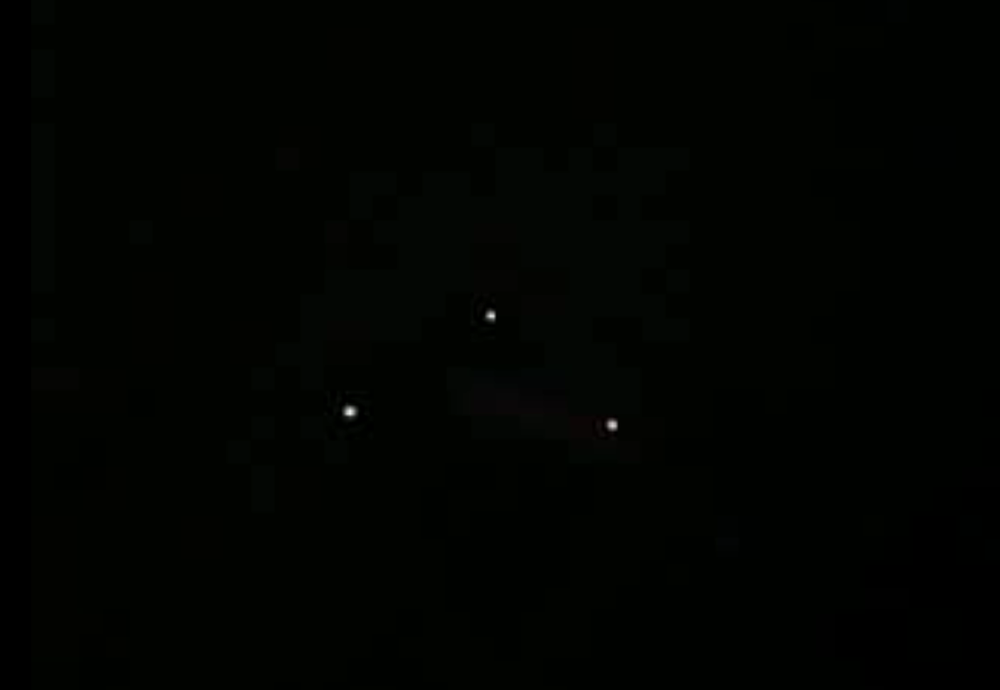
#> input picture ir_beacon_resolve/media/test2.png, 1000 x 690 px, shrunk from 1410 x 973 before the run, found by its file name
$ python beacon_resolve_image.py
#> lines starting #> are read from the running program, lines starting #| are printed output that depends on the picture; after the words box and inside, x2 and y2 are one past the last pixel; in counts of white or black regions, pixels touching at a corner belong together; long printed decimals are rounded
import cv2
import numpy as np

def angle_between(u, v):
    cos_theta = np.dot(u, v) / (np.linalg.norm(u) * np.linalg.norm(v) + 1e-6)
    theta = np.degrees(np.arccos(np.clip(cos_theta, -1, 1)))
    return theta

def rect_score(pts):
    # 计算四边形直角偏差
    score = 0
    for i in range(4):
        p0 = pts[i]
        p1 = pts[(i + 1) % 4]
        p2 = pts[(i + 2) % 4]
        v1 = p1 - p0
        v2 = p2 - p1
        ang = angle_between(v1, v2)
        score += abs(90 - ang)
    return score

# ---------------- 主流程 ----------------
img = cv2.imread('ir_beacon_resolve/media/test2.png')
#> img is the input picture: shape (690, 1000, 3); mean B, G, R 0.5, 3, 1.1
gray = cv2.cvtColor(img, cv2.COLOR_BGR2GRAY)
_, thres = cv2.threshold(gray, 100, 255, cv2.THRESH_BINARY)
#> thres: shape (690, 1000); 0.03% white; 3 white regions
contours, _ = cv2.findContours(thres, cv2.RETR_EXTERNAL, cv2.CHAIN_APPROX_SIMPLE)
#> contours = 3 contours; box (x1, y1, x2, y2) and area: (345, 407, 355, 416) 62, (608, 421, 617, 429) 50, (487, 312, 495, 319) 36

pts = []
for cnt in contours:
    M = cv2.moments(cnt)
    if M["m00"] > 0:
        cx = int(M["m10"] / M["m00"])
        cy = int(M["m01"] / M["m00"])
        pts.append([cx, cy])
        cv2.circle(img, (cx, cy), 5, (0, 255, 0), -1)
#> this loop made 3 passes
#> (cx, cy) on passes 1 to 3: (611, 424), (349, 411), (490, 315)
#> img: shape (690, 1000, 3); 0.04% of pixels changed, all inside (x1, y1, x2, y2) = (344, 310, 617, 430)
#> after the loop, pts = [[611, 424], [349, 411], [490, 315]]

pts = np.array(pts, dtype=np.float32)

if len(pts) == 3:
    A, B, C = pts
#> A = [611, 424]; B = [349, 411]; C = [490, 315]

    # 三种补点方式
    D1 = A + B - C
#> D1 = [470, 520]
    D2 = A + C - B
#> D2 = [752, 328]
    D3 = B + C - A
#> D3 = [228, 302]

    candidates = [
        np.array([A, B, C, D1]),
        np.array([A, B, C, D2]),
        np.array([A, B, C, D3])
    ]
#> candidates = [[[611, 424], [349, 411], [490, 315], [470, 520]], [[611, 424], [349, 411], [490, 315], [752, 328]], [[611, 424], [349, 411], [490, 315], [228, 302]]]

    best_rect = None
    best_score = 1e9

    for cand in candidates:
        score = rect_score(cand)
        if score < best_score:
            best_score = score
            best_rect = cand
#> this loop made 3 passes
#> (score, best_score, best_rect) on pass 1: (185.5, 185.5, [[611, 424], [349, 411], [490, 315], [470, 520]])
#> (cand, score) on passes 2 to 3: ([[611, 424], [349, 411], [490, 315], [752, 328]], 211.6), ([[611, 424], [349, 411], [490, 315], [228, 302]], 256.2)
#> after the loop, best_score = 185.5

    # 确保找到解
    if best_rect is not None:
        rect_pts_int = best_rect.astype(int).reshape((-1, 1, 2))
#> rect_pts_int = [[611, 424], [349, 411], [490, 315], [470, 520]]
        cv2.polylines(img, [rect_pts_int], True, (255, 0, 0), 2)
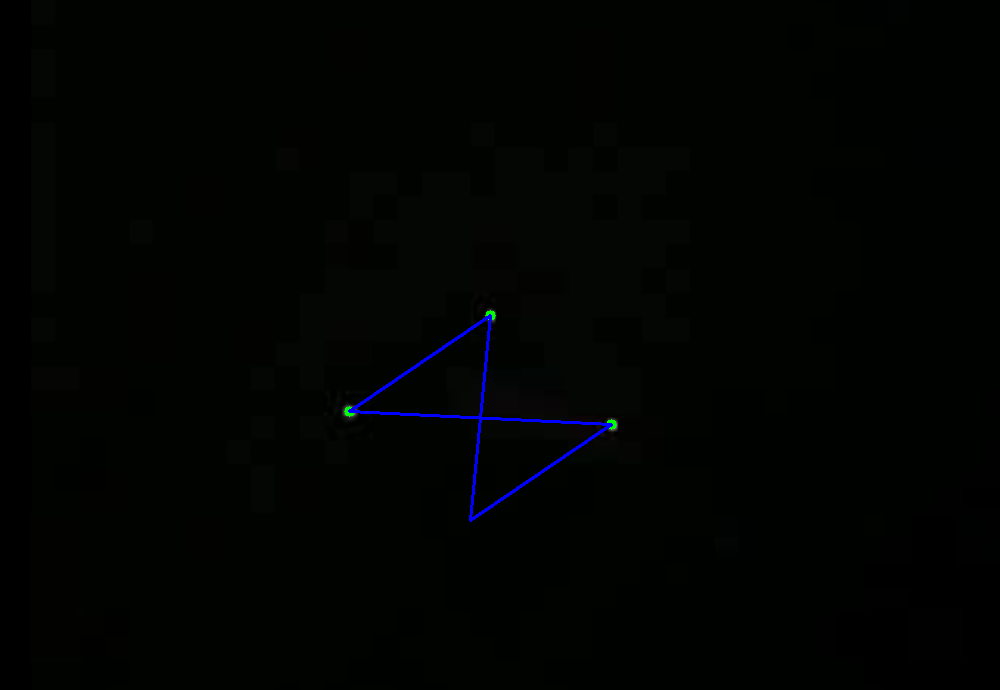
#> img: shape (690, 1000, 3); mean B, G, R 1.3, 3, 1

        # 中心点
        center = np.mean(best_rect, axis=0).astype(int)
#> center = [480, 417]
        cv2.circle(img, tuple(center), 6, (0, 0, 255), -1)
#> img: shape (690, 1000, 3); 0.02% of pixels changed, all inside (x1, y1, x2, y2) = (474, 411, 487, 424)

        # 方向角 (minAreaRect)
        rect = cv2.minAreaRect(best_rect)
#> rect = ((480, 417.5), (209.3, 158.2), -34.25)
        (cx, cy), (w, h), angle = rect
#> cx = 480; cy = 417.5; w = 209.3; h = 158.2; angle = -34.25
        print("矩形中心:", center)
#| 矩形中心: [480 417]
        print("矩形方向角度:", angle)
#| 矩形方向角度: -34.249

        box = cv2.boxPoints(rect)
#> box = [[438, 541.8], [349, 411], [522, 293.2], [611, 424]]
        box = np.int8(box)
#> box = [[-74, 29], [93, -101], [9, 37], [99, -89]]
        # cv2.drawContours(img, [box], 0, (0, 255, 255), 2)

cv2.imshow('img', img)
cv2.imshow('thres', thres)
cv2.waitKey(0)
cv2.destroyAllWindows()
